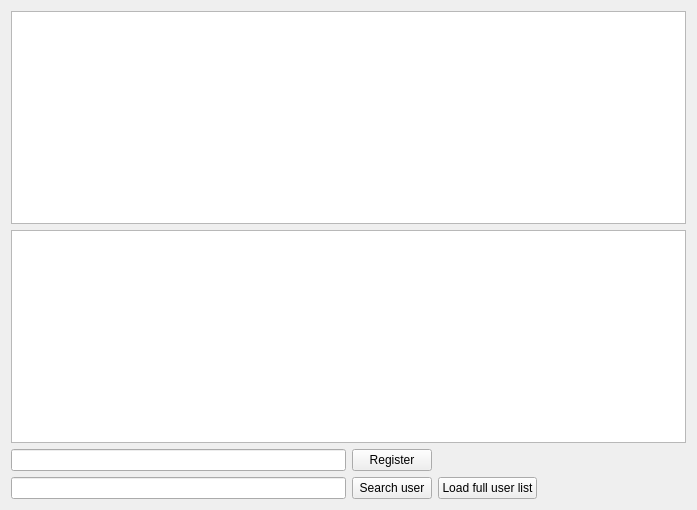
<?xml version="1.0" encoding="UTF-8"?>
<ui version="4.0">
 <class>UserManagmentForm</class>
 <widget class="QWidget" name="UserManagmentForm">
  <property name="geometry">
   <rect>
    <x>0</x>
    <y>0</y>
    <width>697</width>
    <height>510</height>
   </rect>
  </property>
  <property name="windowTitle">
   <string>Form</string>
  </property>
  <layout class="QVBoxLayout" name="verticalLayout_4">
   <item>
    <layout class="QVBoxLayout" name="verticalLayout_3">
     <item>
      <widget class="QTableView" name="tableViewUser"/>
     </item>
     <item>
      <widget class="QTableView" name="tableViewAdmin"/>
     </item>
     <item>
      <layout class="QHBoxLayout" name="horizontalLayout_3">
       <item>
        <layout class="QVBoxLayout" name="verticalLayout">
         <item>
          <widget class="QLineEdit" name="lineEditDecryptedPassword"/>
         </item>
         <item>
          <widget class="QLineEdit" name="lineEditSearchUser"/>
         </item>
        </layout>
       </item>
       <item>
        <layout class="QVBoxLayout" name="verticalLayout_2">
         <item>
          <layout class="QHBoxLayout" name="horizontalLayout">
           <item>
            <widget class="QPushButton" name="btnRegister">
             <property name="text">
              <string>Register</string>
             </property>
            </widget>
           </item>
           <item>
            <spacer name="horizontalSpacer">
             <property name="orientation">
              <enum>Qt::Horizontal</enum>
             </property>
             <property name="sizeHint" stdset="0">
              <size>
               <width>40</width>
               <height>20</height>
              </size>
             </property>
            </spacer>
           </item>
          </layout>
         </item>
         <item>
          <layout class="QHBoxLayout" name="horizontalLayout_2">
           <item>
            <widget class="QPushButton" name="btnSearchUser">
             <property name="text">
              <string>Search user</string>
             </property>
            </widget>
           </item>
           <item>
            <widget class="QPushButton" name="btnLoadFullUserList">
             <property name="text">
              <string>Load full user list</string>
             </property>
            </widget>
           </item>
           <item>
            <spacer name="horizontalSpacer_2">
             <property name="orientation">
              <enum>Qt::Horizontal</enum>
             </property>
             <property name="sizeHint" stdset="0">
              <size>
               <width>40</width>
               <height>20</height>
              </size>
             </property>
            </spacer>
           </item>
          </layout>
         </item>
        </layout>
       </item>
      </layout>
     </item>
    </layout>
   </item>
  </layout>
  <action name="action_remove_user">
   <property name="text">
    <string>remove user</string>
   </property>
  </action>
  <action name="action_remove_admin">
   <property name="text">
    <string>Remove admin</string>
   </property>
  </action>
 </widget>
 <resources/>
 <connections/>
</ui>
